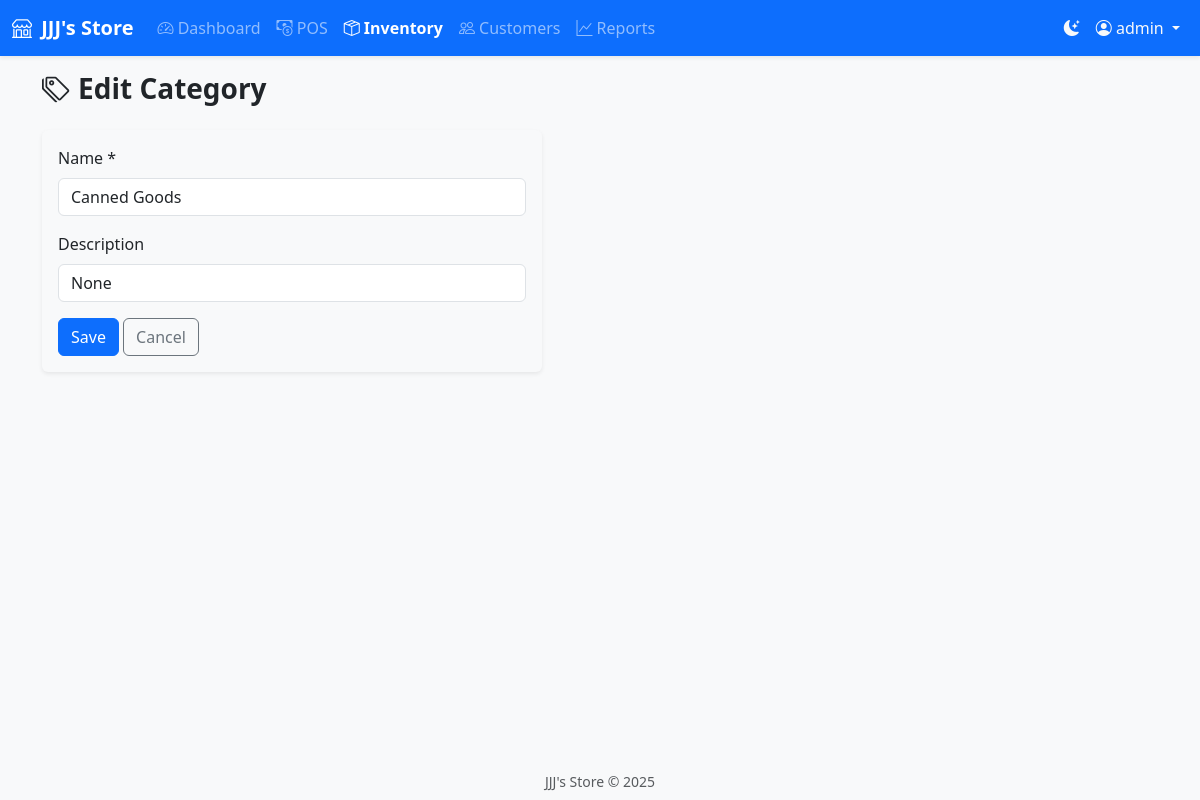
The page /inventory/categories/2/edit (signed in) on the database its author committed.
### models.py (models this page shows, shortened)
class User(UserMixin, db.Model):
    __tablename__ = 'users'
    id = db.Column(db.Integer, primary_key=True, index=True)
    username = db.Column(db.String(80), unique=True, nullable=False, index=True)
    email = db.Column(db.String(120), unique=True, nullable=True, index=True)
    password_hash = db.Column(db.String(256), nullable=False)
    role = db.Column(db.String(20), nullable=False, default='cashier')  # admin, cashier
    full_name = db.Column(db.String(120), nullable=True)
    is_active = db.Column(db.Boolean, default=True)
    created_at = db.Column(db.DateTime, default=datetime.utcnow)

class Category(db.Model):
    __tablename__ = 'categories'
    id = db.Column(db.Integer, primary_key=True, index=True)
    name = db.Column(db.String(100), nullable=False, index=True)
    description = db.Column(db.String(255), nullable=True)
    created_at = db.Column(db.DateTime, default=datetime.utcnow)
    products = db.relationship('Product', backref='category', lazy='dynamic')

### routes/inventory.py (the view)
@inventory_bp.route('/categories/<int:id>/edit', methods=['GET', 'POST'])
@login_required
def category_edit(id):
    category = Category.query.get_or_404(id)
    if request.method == 'POST':
        category.name = request.form.get('name', '').strip()
        category.description = request.form.get('description', '').strip()
        db.session.commit()
        flash('Category updated.', 'success')
        return redirect(url_for('inventory.categories'))
    return render_template('inventory/category_form.html', category=category)

### templates/inventory/category_form.html (shortened to what this page needs)
{% extends "base.html" %}
{% block content %}
<div class="container">
    <h1 class="h3 mb-4 fw-bold"><i class="bi bi-tags me-2"></i>{{ 'Edit' if category else 'New' }} Category</h1>
    <div class="card border-0 shadow-sm" style="max-width: 500px;">
        <div class="card-body">
            <form method="post">
                <div class="mb-3">
                    <label class="form-label">Name *</label>
                    <input type="text" name="name" class="form-control" value="{{ category.name if category else '' }}" required>
                </div>
                <div class="mb-3">
                    <label class="form-label">Description</label>
                    <input type="text" name="description" class="form-control" value="{{ category.description if category else '' }}">
                </div>
                <button type="submit" class="btn btn-primary">Save</button>
                <a href="{{ url_for('inventory.categories') }}" class="btn btn-outline-secondary">Cancel</a>
            </form>
        </div>
    </div>
</div>
{% endblock %}

### templates/base.html (shortened to what this page needs)
<!DOCTYPE html>
<html lang="en" data-bs-theme="light">
<head>
    <link href="https://cdn.jsdelivr.net/npm/bootstrap@5.3.2/dist/css/bootstrap.min.css" rel="stylesheet">
    <link href="https://cdn.jsdelivr.net/npm/bootstrap-icons@1.11.1/font/bootstrap-icons.css" rel="stylesheet">
    <link href="{{ url_for('static', filename='css/app.css') }}" rel="stylesheet">
</head>
<body class="d-flex flex-column min-vh-100">
    {% if current_user.is_authenticated %}
    <nav class="navbar navbar-expand-lg navbar-dark bg-primary sticky-top shadow-sm">
        <div class="container-fluid">
            <a class="navbar-brand fw-bold" href="{{ url_for('dashboard.index') }}">
                <i class="bi bi-shop me-1"></i> {{ pos_name }}
            </a>
            <div class="collapse navbar-collapse" id="navbarNav">
                <ul class="navbar-nav me-auto">
                    <li class="nav-item">
                        <a class="nav-link {% if request.endpoint == 'dashboard.index' %}active{% endif %}" href="{{ url_for('dashboard.index') }}">
                            <i class="bi bi-speedometer2"></i> Dashboard
                        </a>
                    </li>
                    <li class="nav-item">
                        <a class="nav-link {% if request.endpoint and 'pos' in request.endpoint %}active{% endif %}" href="{{ url_for('pos.index') }}">
                            <i class="bi bi-cash-coin"></i> POS
                        </a>
                    </li>
                    <li class="nav-item">
                        <a class="nav-link {% if request.endpoint and 'inventory' in request.endpoint %}active{% endif %}" href="{{ url_for('inventory.index') }}">
                            <i class="bi bi-box-seam"></i> Inventory
                        </a>
                    </li>
                    <li class="nav-item">
                        <a class="nav-link {% if request.endpoint and 'customers' in request.endpoint %}active{% endif %}" href="{{ url_for('customers.index') }}">
                            <i class="bi bi-people"></i> Customers
                        </a>
                    </li>
                    <li class="nav-item">
                        <a class="nav-link {% if request.endpoint and 'reports' in request.endpoint %}active{% endif %}" href="{{ url_for('reports.index') }}">
                            <i class="bi bi-graph-up"></i> Reports
                        </a>
                    </li>
                </ul>
                <ul class="navbar-nav">
                    <li class="nav-item">
                        <button class="btn btn-link nav-link text-light" id="themeToggle" title="Toggle dark/light mode">
                            <i class="bi bi-moon-stars-fill"></i>
                        </button>
                    </li>
                    <li class="nav-item dropdown">
                        <a class="nav-link dropdown-toggle text-light" href="#" data-bs-toggle="dropdown">
                            <i class="bi bi-person-circle"></i> {{ current_user.username }}
                        </a>
                    </li>
                </ul>
            </div>
        </div>
    </nav>
    {% endif %}
    <main class="flex-grow-1 py-3">
        {% block content %}{% endblock %}
    </main>
    <footer class="py-2 bg-light text-center text-muted small">
        {{ pos_name }} &copy; 2025
    </footer>
</body>
</html>

### static/css/app.css (style rules this page uses)
:root { --pos-primary: #0d6efd; --pos-success: #198754; --pos-warning: #ffc107; --pos-danger: #dc3545; --pos-bg: #f8f9fa; --pos-card-shadow: 0 0.125rem 0.25rem rgba(0, 0, 0, 0.075); }
body, main, .container, .pos-container, #sidebarPanel, .card, .table { background-color: var(--pos-bg); transition: background-color 0.3s ease, color 0.3s ease; }
html[data-bs-theme='light'], body[data-bs-theme='light'] { background-color: #f8f9fa !important; color: #212529 !important; }
.navbar-brand { font-size: 1.25rem; }
.nav-link.active { font-weight: 600; }
.card { transition: box-shadow 0.2s; }
* { transition: background-color 0.3s ease, color 0.3s ease; }
footer { margin-top: auto; }

### templates/base.html (style rules this page uses)
html[data-bs-theme='dark'], body { background-color: #121212 !important; color: #f8f9fa !important; }
html[data-bs-theme='light'], body { background-color: #f8f9fa !important; color: #212529 !important; }

### rows shown on the page
User: username "admin"
Category: name "Canned Goods", description "None"

### other values the page prints
{{ pos_name }} "JJJ's Store"
{{ 'Edit' if category else 'New' }} "Edit"
